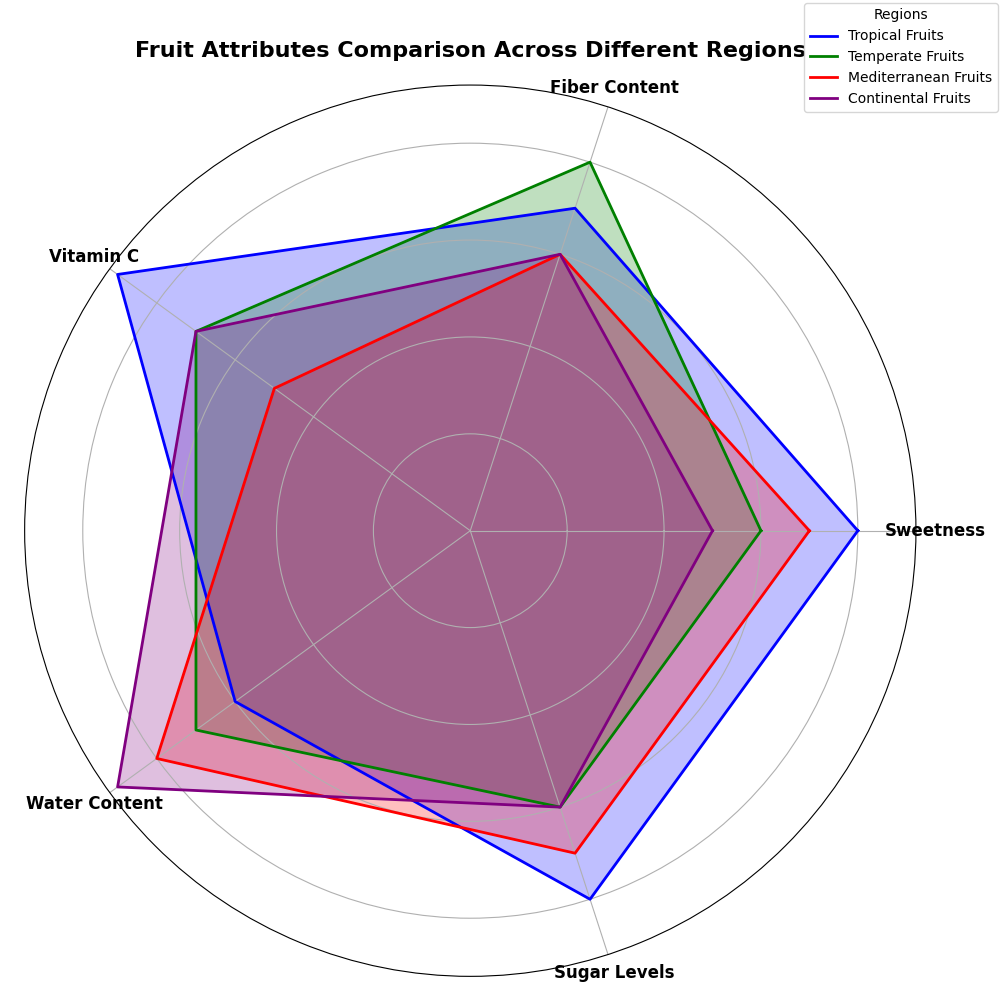

The Python source for this figure:
import matplotlib.pyplot as plt
import numpy as np

# Backstory: The chart represents a comparison of various attributes among the favorite fruits of different regions.
# The goal is to see how different fruits stack up in terms of sweetness, fiber content, vitamin C, water content, and sugar levels.

# Categories representing different attributes of fruits
categories = ['Sweetness', 'Fiber Content', 'Vitamin C', 'Water Content', 'Sugar Levels']

# Data for fruits in different regions
tropical_scores = [8, 7, 9, 6, 8]
temperate_scores = [6, 8, 7, 7, 6]
mediterranean_scores = [7, 6, 5, 8, 7]
continental_scores = [5, 6, 7, 9, 6]

# Append the first score to the end to close the radar chart
tropical_scores += tropical_scores[:1]
temperate_scores += temperate_scores[:1]
mediterranean_scores += mediterranean_scores[:1]
continental_scores += continental_scores[:1]

# Calculate the angles for each category
num_categories = len(categories)
angles = np.linspace(0, 2 * np.pi, num_categories, endpoint=False).tolist()
angles += angles[:1]  # Ensure the plot closes by repeating the first angle

# Create radar chart
fig, ax = plt.subplots(figsize=(10, 10), subplot_kw=dict(polar=True))

# Define colors for each region
colors = ['blue', 'green', 'red', 'purple']

# Plot each region's data on the radar chart
ax.plot(angles, tropical_scores, color=colors[0], linewidth=2, linestyle='solid', label='Tropical Fruits')
ax.fill(angles, tropical_scores, color=colors[0], alpha=0.25)

ax.plot(angles, temperate_scores, color=colors[1], linewidth=2, linestyle='solid', label='Temperate Fruits')
ax.fill(angles, temperate_scores, color=colors[1], alpha=0.25)

ax.plot(angles, mediterranean_scores, color=colors[2], linewidth=2, linestyle='solid', label='Mediterranean Fruits')
ax.fill(angles, mediterranean_scores, color=colors[2], alpha=0.25)

ax.plot(angles, continental_scores, color=colors[3], linewidth=2, linestyle='solid', label='Continental Fruits')
ax.fill(angles, continental_scores, color=colors[3], alpha=0.25)

# Add category labels to each spoke
ax.set_xticks(angles[:-1])
ax.set_xticklabels(categories, fontsize=12, fontweight='bold', ha='center')

# Add y-tick labels
ax.set_yticklabels([])

# Title and legend with appropriate padding and alignment
plt.title("Fruit Attributes Comparison Across Different Regions", fontsize=16, fontweight='bold', pad=20)
plt.legend(loc='upper right', bbox_to_anchor=(1.1, 1.1), fontsize=10, title='Regions')

# Adjust layout to prevent overlap
plt.tight_layout()

# Display the plot
plt.show()
